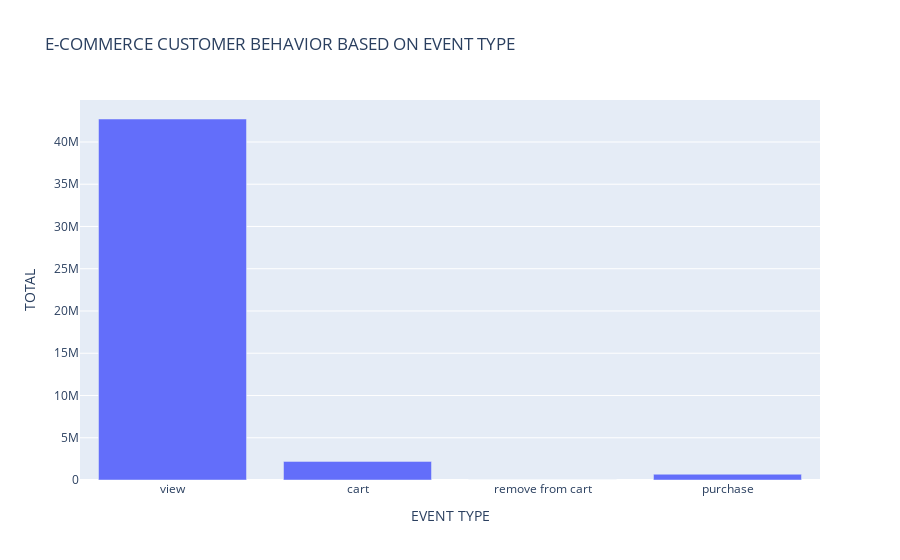

The cell this chart's notebook holds for it:
### Code cell
#make bar chart using plotly express 
bar_etP = px.bar(x = df_etP.event_type,
                 y = df_etP.total_event,
                 title = 'E-COMMERCE CUSTOMER BEHAVIOR BASED ON EVENT TYPE')

bar_etP.update_layout(xaxis_title = 'EVENT TYPE',
                  yaxis_title = 'TOTAL')
bar_etP.show()

### Figure 1 — Plotly figure (JSON) as saved in the notebook; plotly's stock layout.template omitted (floating-point values rounded to 4 significant figures)
{"data": [{"alignmentgroup": "True", "hovertemplate": "x=%{x}<br>y=%{y}<extra></extra>", "legendgroup": "", "marker": {"color": "#636efa", "pattern": {"shape": ""}}, "name": "", "offsetgroup": "", "orientation": "v", "showlegend": false, "textposition": "auto", "type": "bar", "x": ["view", "cart", "remove from cart", "purchase"], "xaxis": "x", "y": [42718650, 2202437, 0, 682721], "yaxis": "y"}], "layout": {"barmode": "relative", "legend": {"tracegroupgap": 0}, "title": {"text": "E-COMMERCE CUSTOMER BEHAVIOR BASED ON EVENT TYPE"}, "xaxis": {"anchor": "y", "domain": [0, 1], "title": {"text": "EVENT TYPE"}}, "yaxis": {"anchor": "x", "domain": [0, 1], "title": {"text": "TOTAL"}}}}
